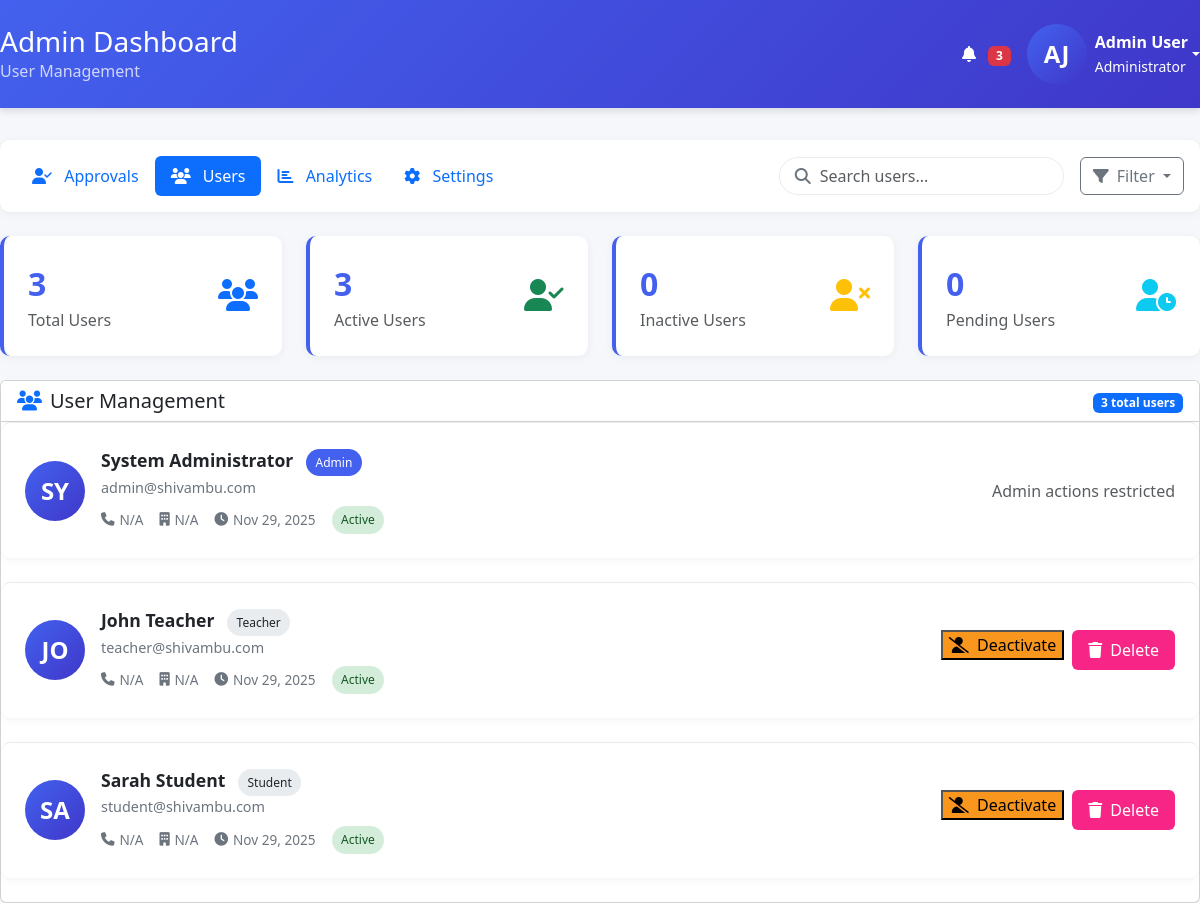
/admin_users.php (signed in), run on the app's committed database.
### tables this page shows
CREATE TABLE users (
    id INT AUTO_INCREMENT PRIMARY KEY,
    username VARCHAR(50) UNIQUE NOT NULL,
    email VARCHAR(100) UNIQUE NOT NULL,
    password VARCHAR(255) NOT NULL,
    full_name VARCHAR(100) NOT NULL,
    role ENUM('admin', 'teacher', 'student') DEFAULT 'student',
    created_at TIMESTAMP DEFAULT CURRENT_TIMESTAMP,
    status ENUM('active', 'inactive') DEFAULT 'active'
);

### admin_users.php (the view, shortened to what this page needs)
<?php
include_once 'config.php';
$stmt = $pdo->prepare("SELECT * FROM users ORDER BY created_at DESC");
$stmt->execute();
$users = $stmt->fetchAll(PDO::FETCH_ASSOC);
$active_users = array_filter($users, function($user) { return $user['status'] === 'active'; });
$inactive_users = array_filter($users, function($user) { return $user['status'] === 'inactive'; });
$pending_users = array_filter($users, function($user) { return $user['status'] === 'pending'; });
?>
<!DOCTYPE html>
<html lang="en">
<head>
    <link href="https://cdn.jsdelivr.net/npm/bootstrap@5.3.0/dist/css/bootstrap.min.css" rel="stylesheet">
    <link rel="stylesheet" href="https://cdnjs.cloudflare.com/ajax/libs/font-awesome/6.4.0/css/all.min.css">
</head>
<body>
    <div class="admin-header">
        <div class="admin-container">
            <div class="d-flex justify-content-between align-items-center">
                <div>
                    <h1 class="h3 mb-0">Admin Dashboard</h1>
                    <p class="mb-0 opacity-75">User Management</p>
                </div>
                <div class="d-flex align-items-center">
                    <div class="me-3">
                        <i class="fas fa-bell me-2"></i>
                        <span class="badge bg-danger">3</span>
                    </div>
                    <div class="dropdown">
                        <a href="#" class="d-flex align-items-center text-white text-decoration-none dropdown-toggle" id="userDropdown" data-bs-toggle="dropdown">
                            <div class="user-avatar me-2">AJ</div>
                            <div>
                                <div class="fw-bold">Admin User</div>
                                <small>Administrator</small>
                            </div>
                        </a>
                    </div>
                </div>
            </div>
        </div>
    </div>
    <div class="admin-container">
        <div class="admin-nav d-flex justify-content-between align-items-center">
            <div>
                <ul class="nav nav-pills">
                    <li class="nav-item">
                        <a class="nav-link" href="admin_approve.php"><i class="fas fa-user-check me-2"></i> Approvals</a>
                    </li>
                    <li class="nav-item">
                        <a class="nav-link active" href="admin_users.php"><i class="fas fa-users me-2"></i> Users</a>
                    </li>
                    <li class="nav-item">
                        <a class="nav-link" href="#"><i class="fas fa-chart-bar me-2"></i> Analytics</a>
                    </li>
                    <li class="nav-item">
                        <a class="nav-link" href="#"><i class="fas fa-cog me-2"></i> Settings</a>
                    </li>
                </ul>
            </div>
            <div class="d-flex">
                <div class="search-box">
                    <i class="fas fa-search"></i>
                    <input type="text" class="form-control" placeholder="Search users...">
                </div>
                <div class="filter-dropdown">
                    <div class="dropdown">
                        <button class="btn btn-outline-secondary dropdown-toggle" type="button" id="filterDropdown" data-bs-toggle="dropdown">
                            <i class="fas fa-filter me-2"></i>Filter
                        </button>
                    </div>
                </div>
            </div>
        </div>
        <div class="row">
            <div class="col-md-3">
                <div class="stats-card">
                    <div class="d-flex justify-content-between align-items-center">
                        <div>
                            <div class="stats-number"><?= count($users) ?></div>
                            <div class="text-muted">Total Users</div>
                        </div>
                        <div class="text-primary">
                            <i class="fas fa-users fa-2x"></i>
                        </div>
                    </div>
                </div>
            </div>
            <div class="col-md-3">
                <div class="stats-card">
                    <div class="d-flex justify-content-between align-items-center">
                        <div>
                            <div class="stats-number"><?= count($active_users) ?></div>
                            <div class="text-muted">Active Users</div>
                        </div>
                        <div class="text-success">
                            <i class="fas fa-user-check fa-2x"></i>
                        </div>
                    </div>
                </div>
            </div>
            <div class="col-md-3">
                <div class="stats-card">
                    <div class="d-flex justify-content-between align-items-center">
                        <div>
                            <div class="stats-number"><?= count($inactive_users) ?></div>
                            <div class="text-muted">Inactive Users</div>
                        </div>
                        <div class="text-warning">
                            <i class="fas fa-user-times fa-2x"></i>
                        </div>
                    </div>
                </div>
            </div>
            <div class="col-md-3">
                <div class="stats-card">
                    <div class="d-flex justify-content-between align-items-center">
                        <div>
                            <div class="stats-number"><?= count($pending_users) ?></div>
                            <div class="text-muted">Pending Users</div>
                        </div>
                        <div class="text-info">
                            <i class="fas fa-user-clock fa-2x"></i>
                        </div>
                    </div>
                </div>
            </div>
        </div>
        <div class="card">
            <div class="card-header bg-white d-flex justify-content-between align-items-center">
                <h5 class="mb-0"><i class="fas fa-users me-2 text-primary"></i>User Management</h5>
                <div class="text-muted">
                    <span class="badge bg-primary"><?= count($users) ?> total users</span>
                </div>
            </div>
            <div class="card-body p-0">
                <?php if (empty($users)): ?>
                    <div class="empty-state">
                        <i class="fas fa-users"></i>
                        <h4>No Users Found</h4>
                        <p>There are no users in the system yet.</p>
                    </div>
                <?php else: ?>
                    <?php foreach ($users as $user): ?>
                    <div class="user-card d-flex flex-column flex-md-row align-items-md-center">
                        <div class="user-avatar me-3 mb-2 mb-md-0">
                            <?= strtoupper(substr(htmlspecialchars($user['full_name']), 0, 2)) ?>
                        </div>
                        <div class="user-info">
                            <div class="user-name">
                                <?= htmlspecialchars($user['full_name']) ?>
                                <?php if ($user['role'] === 'admin'): ?>
                                    <span class="badge-role badge-admin ms-2">Admin</span>
                                <?php else: ?>
                                    <span class="badge-role ms-2"><?= ucfirst($user['role']) ?></span>
                                <?php endif; ?>
                            </div>
                            <div class="user-email"><?= htmlspecialchars($user['email']) ?></div>
                            <div class="user-details">
                                <div class="detail-item">
                                    <i class="fas fa-phone"></i>
                                    <span><?= htmlspecialchars($user['phone'] ?? 'N/A') ?></span>
                                </div>
                                <div class="detail-item">
                                    <i class="fas fa-building"></i>
                                    <span><?= htmlspecialchars($user['institution'] ?? 'N/A') ?></span>
                                </div>
                                <div class="detail-item">
                                    <i class="fas fa-clock"></i>
                                    <span><?= date('M j, Y', strtotime($user['created_at'])) ?></span>
                                </div>
                                <div class="detail-item">
                                    <span class="badge-status
                                        <?= $user['status'] === 'active' ? 'badge-active' : '' ?>
                                        <?= $user['status'] === 'inactive' ? 'badge-inactive' : '' ?>
                                        <?= $user['status'] === 'pending' ? 'badge-pending' : '' ?>">
                                        <?= ucfirst($user['status']) ?>
                                    </span>
                                </div>
                            </div>
                        </div>
                        <div class="action-buttons ms-md-auto">
                            <?php if ($user['role'] !== 'admin'): ?>
                                <form method="POST" class="d-inline">
                                    <button type="submit" name="action" value="toggle_status"
                                        class="<?= $user['status'] === 'active' ? 'btn-status-inactive' : 'btn-status' ?>">
                                        <i class="fas <?= $user['status'] === 'active' ? 'fa-user-slash' : 'fa-user-check' ?> me-1"></i>
                                        <?= $user['status'] === 'active' ? 'Deactivate' : 'Activate' ?>
                                    </button>
                                </form>
                                <form method="POST" class="d-inline" onsubmit="return confirm('Are you sure you want to delete this user? This action cannot be undone.');">
                                    <button type="submit" name="action" value="delete" class="btn-delete">
                                        <i class="fas fa-trash me-1"></i> Delete
                                    </button>
                                </form>
                            <?php else: ?>
                                <span class="text-muted">Admin actions restricted</span>
                            <?php endif; ?>
                        </div>
                    </div>
                    <?php endforeach; ?>
                <?php endif; ?>
            </div>
        </div>
    </div>
</body>
</html>

### admin_users.php (style rules this page uses)
:root { --primary: #4361ee; --secondary: #3f37c9; --success: #4cc9f0; --danger: #f72585; --warning: #f8961e; --light: #f8f9fa; --dark: #212529; --gray: #6c757d; --border: #e9ecef; }
body { background-color: #f5f7fb; font-family: 'Segoe UI', Tahoma, Geneva, Verdana, sans-serif; color: #333; }
.admin-container { max-width: 1400px; margin: 0 auto; }
.admin-header { background: linear-gradient(135deg, var(--primary), var(--secondary)); color: white; padding: 1.5rem 0; box-shadow: 0 4px 6px rgba(0, 0, 0, 0.1); margin-bottom: 2rem; }
.admin-nav { background-color: white; border-radius: 10px; box-shadow: 0 2px 10px rgba(0, 0, 0, 0.05); padding: 1rem; margin-bottom: 1.5rem; }
.stats-card { background: white; border-radius: 10px; padding: 1.5rem; box-shadow: 0 2px 10px rgba(0, 0, 0, 0.05); margin-bottom: 1.5rem; border-left: 4px solid var(--primary); transition: transform 0.3s ease; }
.stats-number { font-size: 2rem; font-weight: bold; color: var(--primary); }
.user-card { background: white; border-radius: 10px; padding: 1.5rem; box-shadow: 0 2px 10px rgba(0, 0, 0, 0.05); margin-bottom: 1.5rem; border-top: 1px solid var(--border); transition: all 0.3s ease; }
.user-avatar { width: 60px; height: 60px; border-radius: 50%; background: linear-gradient(135deg, var(--primary), var(--secondary)); display: flex; align-items: center; justify-content: center; color: white; font-weight: bold; font-size: 1.5rem; }
.user-info { flex: 1; }
.user-name { font-weight: 600; font-size: 1.1rem; margin-bottom: 0.2rem; }
.user-email { color: var(--gray); font-size: 0.9rem; }
.user-details { display: flex; gap: 1rem; margin-top: 0.5rem; }
.detail-item { display: flex; align-items: center; gap: 0.3rem; font-size: 0.85rem; color: var(--gray); }
.action-buttons { display: flex; gap: 0.5rem; }
.btn-status-inactive { background-color: var(--warning); }
.btn-delete { background-color: var(--danger); color: white; border: none; padding: 0.5rem 1rem; border-radius: 6px; font-weight: 500; transition: all 0.3s ease; }
.badge-role { background-color: #e9ecef; color: var(--dark); padding: 0.3rem 0.6rem; border-radius: 20px; font-size: 0.75rem; font-weight: 500; }
.badge-admin { background-color: #4361ee; color: white; }
.badge-status { padding: 0.3rem 0.6rem; border-radius: 20px; font-size: 0.75rem; font-weight: 500; }
.badge-active { background-color: #d4edda; color: #155724; }
.search-box { position: relative; max-width: 300px; }
.search-box input { padding-left: 2.5rem; border-radius: 20px; border: 1px solid var(--border); }
.search-box i { position: absolute; left: 1rem; top: 50%; transform: translateY(-50%); color: var(--gray); }
.filter-dropdown { margin-left: 1rem; }

### data on the page
users: full_name "SY", full_name "System Administrator", role "Admin", email "admin@shivambu.com", phone "N/A", institution "N/A", created_at "Nov 29, 2025", status "Active"
users: full_name "JO", full_name "John Teacher", role "Teacher", email "teacher@shivambu.com", phone "N/A", institution "N/A", created_at "Nov 29, 2025", status "Active", shows "Deactivate"
users: full_name "SA", full_name "Sarah Student", role "Student", email "student@shivambu.com", phone "N/A", institution "N/A", created_at "Nov 29, 2025", status "Active", shows "Deactivate"

### other printed values
count($users) "3"
count($active_users) "3"
count($inactive_users) "0"
count($pending_users) "0"
